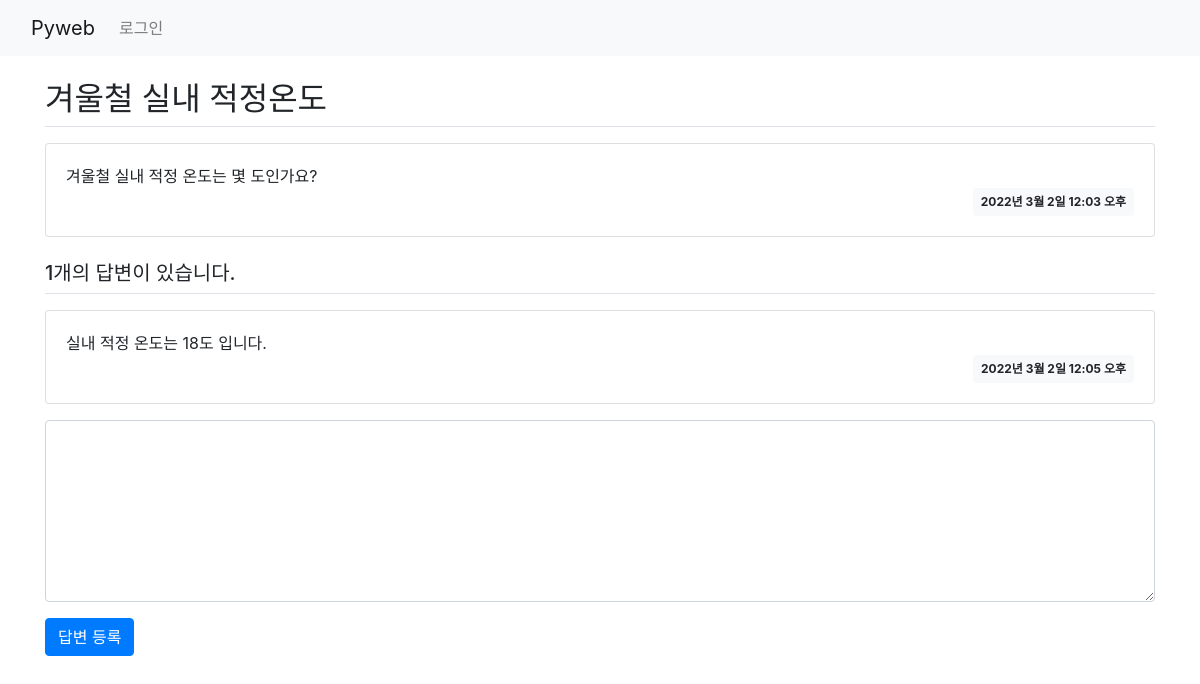
/board/3/, run on an earlier commit of the app's database.
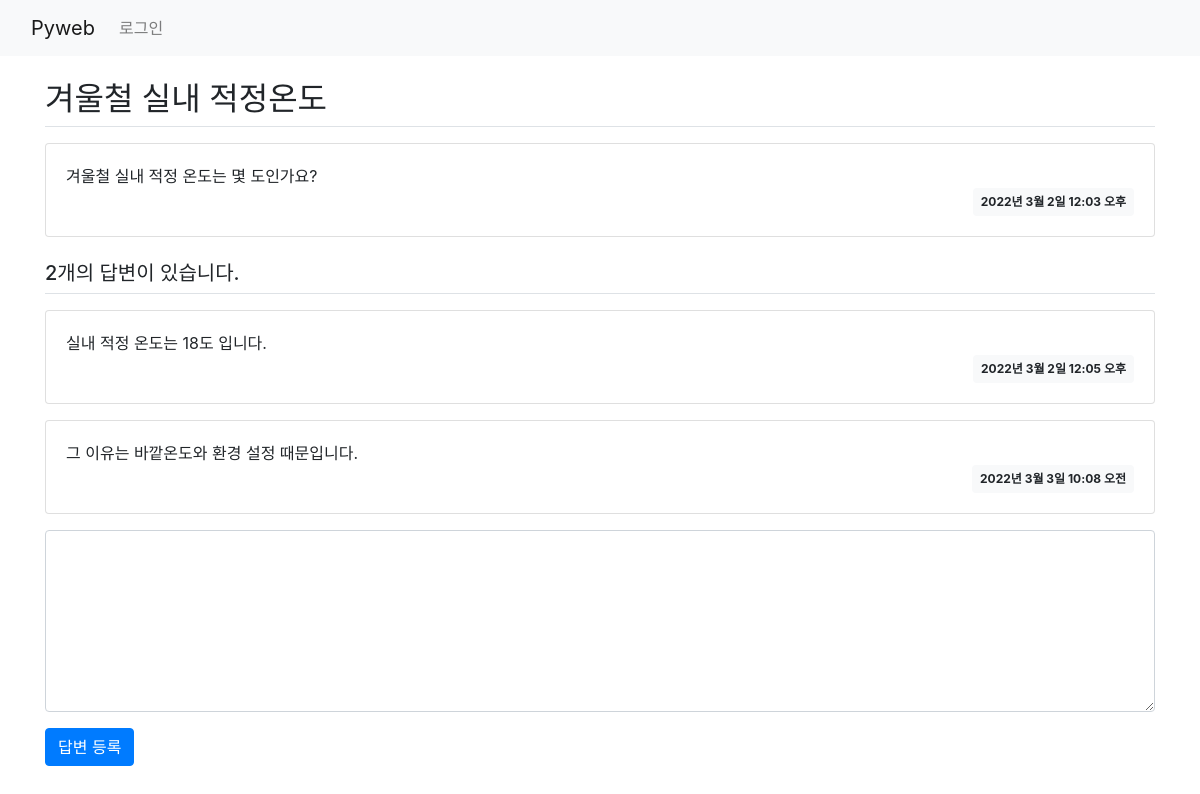
And on a later commit of the database.
### board/models.py (models this page shows, shortened)
class Question(models.Model):
    subject = models.CharField(max_length=200)
    content = models.TextField()
    create_date = models.DateTimeField()

class Answer(models.Model):
    content = models.TextField()
    create_date = models.DateTimeField()
    question = models.ForeignKey(Question, on_delete=models.CASCADE)

### board/views.py (the view)
# urls.py: path('<int:question_id>/', views.detail, name='detail'),
def detail(request, question_id):
    question = get_object_or_404(Question, pk=question_id)  # url 경로 오류 처리
    context = {'question': question}
    return render(request, 'board/detail.html', context)

### templates/board/detail.html (shortened to what this page needs)
{% extends 'base.html' %}
{% block content %}
    <div class="container my-3">
        <h2 class="border-bottom py-2">{{ question.subject }}</h2>
        <div class="card my-3">
            <div class="card-body">
                <div class="card-text" style="white-space:pre-line">{{ question.content }}</div>
                <div class="d-flex justify-content-end">
                    <div class="badge badge-light p-2">{{ question.create_date }}</div>
                </div>
            </div>
        </div>
        <h5 class="border-bottom my-3 py-2">
            {{ question.answer_set.count }}개의 답변이 있습니다.
        </h5>
        {% for answer in question.answer_set.all %}
        <div class="card my-3">
            <div class="card-body">
                <div class="card-text" style="white-space:pre-line">{{ answer.content }}</div>
                <div class="d-flex justify-content-end">
                    <div class="badge badge-light p-2">{{ answer.create_date }}</div>
                </div>
            </div>
        </div>
        {% endfor %}
        <form action="{% url 'board:answer_create' question.id %}" method="post">
            <div class="form-group">
                <textarea name="content" rows="7" class="form-control"></textarea>
            </div>
            <input type="submit" value="답변 등록" class="btn btn-primary">
        </form>
    </div>
{% endblock %}

What changed in the data, as far as the page shows it:
computed for Question "겨울철 실내 적정온도": answer_set.count "1" → "2"
added Answer: content "그 이유는 바깥온도와 환경 설정 때문입니다.", create_date "2022년 3월 3일 10:08 오전"
